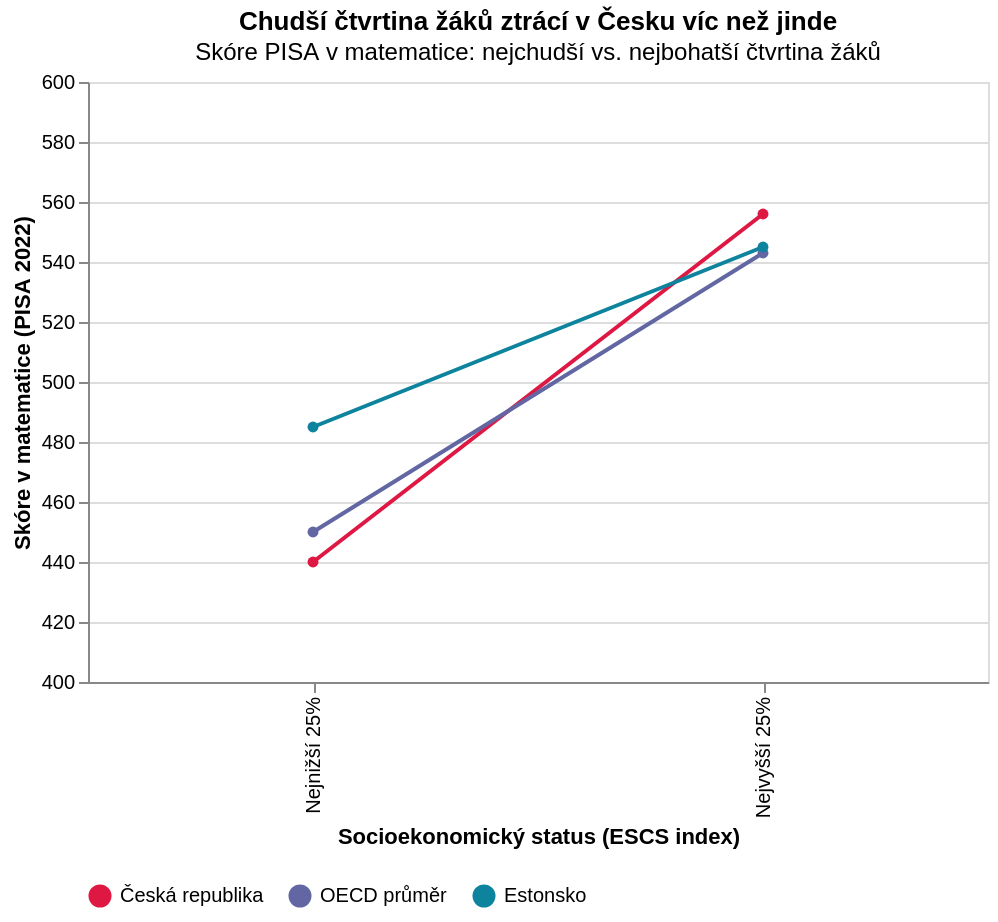

The Vega-Lite source for this figure:
### Vega-Lite specification from a JSON file in a GitHub repository (floating-point values rounded to 4 significant figures)
{"$schema": "https://vega.github.io/schema/vega-lite/v5.json", "title": {"text": "Chudší čtvrtina žáků ztrácí v Česku víc než jinde", "subtitle": "Skóre PISA v matematice: nejchudší vs. nejbohatší čtvrtina žáků"}, "width": 450, "padding": 5, "data": {"values": [{"status": "Nejnižší 25%", "zeme": "Česká republika", "skore": 440}, {"status": "Nejvyšší 25%", "zeme": "Česká republika", "skore": 556}, {"status": "Nejnižší 25%", "zeme": "OECD průměr", "skore": 450}, {"status": "Nejvyšší 25%", "zeme": "OECD průměr", "skore": 543}, {"status": "Nejnižší 25%", "zeme": "Estonsko", "skore": 485}, {"status": "Nejvyšší 25%", "zeme": "Estonsko", "skore": 545}]}, "config": {"axis": {}, "legend": {}}, "mark": {"type": "line", "point": true}, "encoding": {"x": {"field": "status", "type": "nominal", "title": "Socioekonomický status (ESCS index)", "sort": ["Nejnižší 25%", "Nejvyšší 25%"]}, "y": {"field": "skore", "type": "quantitative", "title": "Skóre v matematice (PISA 2022)", "scale": {"domain": [400, 600]}}, "color": {"field": "zeme", "type": "nominal", "scale": {"domain": ["Česká republika", "OECD průměr", "Estonsko"], "range": ["#de1743", "#6267a3", "#0e839e"]}, "legend": {"orient": "bottom", "title": null}}}, "_source": "OECD PISA 2022 results, PAQ Research – Mapa vzdělávání, MŠMT – Strategie 2030+"}
